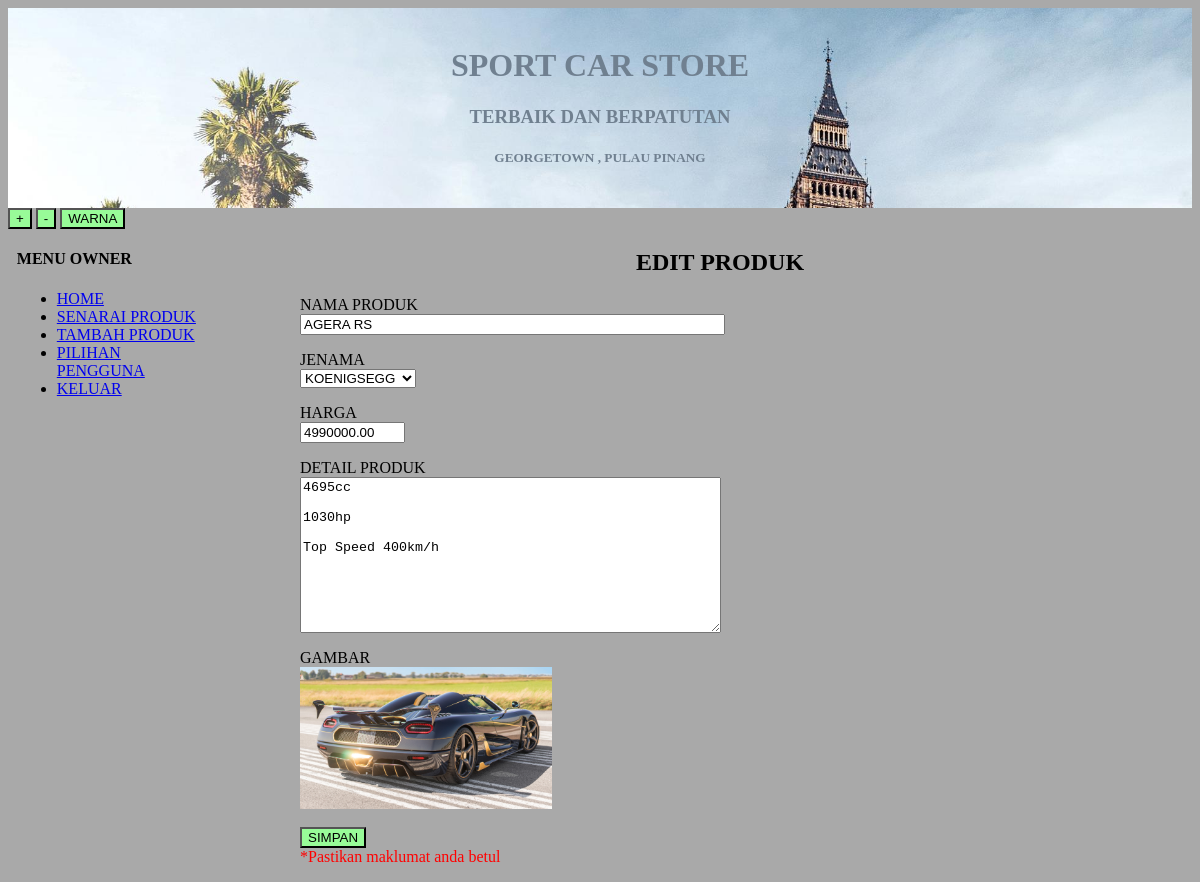
Page /produk_edit.php?id=13 on the committed database.
### tables this page shows
CREATE TABLE `produk` (
  `idProduk` int(11) NOT NULL,
  `namaProduk` varchar(50) DEFAULT NULL,
  `detail` longtext DEFAULT NULL,
  `harga` decimal(15,2) DEFAULT NULL,
  `gambar` varchar(50) DEFAULT NULL,
  `idJenama` int(11) DEFAULT NULL
);

CREATE TABLE `jenama` (
  `idJenama` int(11) NOT NULL,
  `namaJenama` varchar(50) DEFAULT NULL
);

### produk_edit.php (the view, shortened to what this page needs)
<?php
include 'header.php';
$idProduk = $_GET['id'];
$dataProduk=mysqli_query($con,"SELECT * FROM produk AS t1
INNER JOIN jenama AS t2
ON t1.idJenama=t2.idJenama
WHERE t1.idProduk='$idProduk'");
$qProduk=mysqli_fetch_array($dataProduk);
?>
<html>
<div id="menu">
    <?php include 'menu2.php'; ?>
</div>
<div id="isi">
<head>
<h2 style="text-align:center">EDIT PRODUK </h2>
</head>
<body>
<form method="POST" action="produk_kemaskini.php" enctype="multipart/form-data">
<p>NAMA PRODUK<br>
<input type="text" name="nama" value="<?php echo $qProduk['namaProduk'];?>"
size="50" required autofocus></p>
<p>JENAMA<br>
<select name="jenama">
<?php
echo "<option selected value='$qProduk[idJenama]'>$qProduk[namaJenama]</option>";
    ?>
</select>
</p>
<p>HARGA<br>
<input type="text" name="harga" value="<?php echo $qProduk['harga'];?>"
size="10" required></p>
<p>DETAIL PRODUK<br>
<textarea name="detail" rows="10" cols="50" required><?php echo $qProduk['detail'];?></textarea></p>
<p>GAMBAR<br>
<img src="gambar/<?php echo $qProduk['gambar']; ?>"width="30%" height="auto">
<br>
<br><button name="submit" type="submit">SIMPAN</button><br>
<font color='red'>*Pastikan maklumat anda betul</font>
</form>
</body>
</div>
</html>

### style.css (style rules this page uses)
#menu { position: absolute; width: 40%; left: 1%; }
#isi { position: absolute; width: 70%; left: 25%; overflow:auto; }
button { background-color:palegreen; color:black; }
body { background-image: url("gambar/back.jpg"); background-color: darkgrey; height: 100%; background-size: cover; }

### rows in the picture
produk: nama "AGERA RS", jenama "KOENIGSEGG", harga "4990000.00", detail "4695cc 1030hp Top Speed 400km/h", gambar (picture)

### other values in the picture
$kedai "SPORT CAR STORE"
$motto "TERBAIK DAN BERPATUTAN"
$lain2 "GEORGETOWN , PULAU PINANG"
